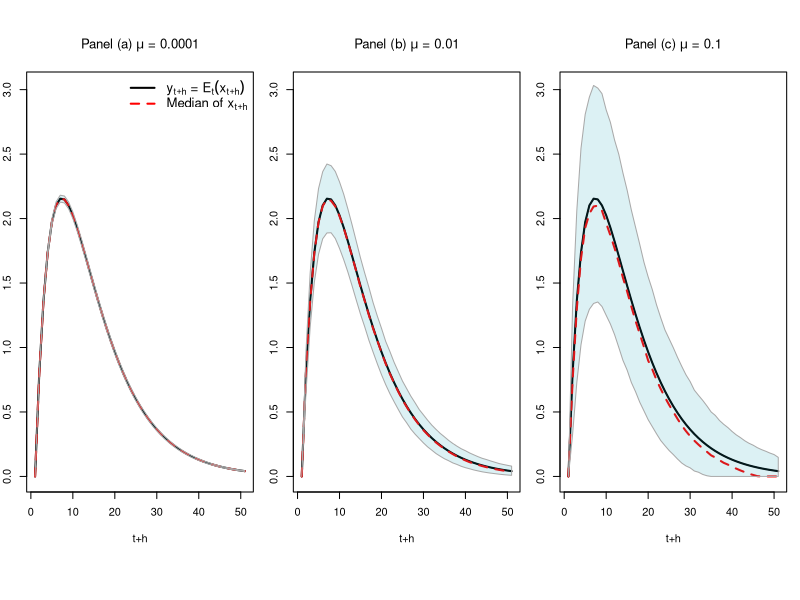

R code for this plot: (Note: this script raises an error after producing the figure.)
# ==============================================================================
# FIGURE 9. Effect of \mu on the conditional distribution
#           x_t|y_t \sim \gamma0 (y_t/\mu, \mu)
# Figure_gamma0.pdf
# FIGURE 10. Distribution of cumulated damages
# Figure_gamma0_Damages.pdf
# ==============================================================================

set.seed(123)

t <- 1:50
w <- .8^t
y <- 0
Y <- y
for(i in t){
  y <- .9*y + w[i]
  Y <- c(Y,y)
}

all.mu <- c(0.0001,.01,.1)

# ------------------------------------------------------------------------------
# Plots ----
# 1----
pdf(file="outputs/Figures/Figure_gamma0.pdf",pointsize=11,width=7, height=3)

par(mfrow=c(1,length(all.mu)))
par(plt=c(.1,.95,.18,.88))

all.main <- c(expression(paste("Panel (a) ",mu," = 0.0001",sep="")),
              expression(paste("Panel (b) ",mu," = 0.01",sep="")),
              expression(paste("Panel (c) ",mu," = 0.1",sep="")))

for(iii in 1:length(all.mu)){
  
  mu <- all.mu[iii]
  
  plot(Y,type="l",ylim=c(0,1.4*max(Y)),lwd=2,
       xlab="t+h",ylab="",
       main = all.main[iii])
  
  a  <- 0
  b  <- 1
  
  nb.replic <- 10000
  x <- matrix(0,nb.replic,1)
  X <- x
  for(i in t){
    Z <- rpois(nb.replic,1/mu*(a+b*Y[i+1]))
    x <- rgamma(nb.replic,shape=Z,scale=mu)
    X <- cbind(X,x)
  }
  
  lines(Y)
  
  q <- c(.1,.5,.9)
  Q <- apply(X,2,function(x){quantile(x,q)})
  
  lines(Q[2,],col="red",lty=2,lwd=2)
  
  tt <- 1:(max(t)+1)
  polygon(c(tt,rev(tt)),
          c(Q[1,],rev(Q[3,])),
          col="#18A7B526",border = "dark grey")
  
  if(iii==1){
    legend("topright",
           legend=c(expression(paste(y[t+h]," = ",E[t](x[t+h]),sep="")),
                    expression(paste("Median of ",x[t+h],sep=""))),
           lty=c(1,2),
           col=c("black","red"),
           #pch=c(1,0,3),
           cex=1.2,
           lwd=c(2,2,2),bty = "n")
  }
  
}

dev.off()


# 2----
all.h <- c(1,16,36)

pdf(file="outputs/Figures/Figure_gamma0_Damages.pdf",pointsize=11,width=7, height=3)

par(mfrow=c(1,length(all.h)))
par(plt=c(.1,.95,.15,.85))

T <- 2
w <- model_sol$parameters$a_D + model_sol$parameters$b_D*T

all.proba <- round(100*exp(-all.h*w/model_sol$parameters$mu_D))

gamma <- seq(0.00001,1,length.out=200)
n     <- length(gamma)
reduced.gamma <- .5 * gamma[2:n] + .5 * gamma[1:(n-1)]

x <- exp(seq(-2,2,length.out = 10000)) #grid for Proposition FOURIER
x <- seq(.00000001,10000,length.out = 100000)

jjj <- 0
for(h in all.h){
  jjj <- jjj + 1
  
  model <- list(y = h*w,
                mu = .0352)
  
  cdf  <- FOURIER(model,x,gamma)
  cdf <- pmax(pmin(cdf,1),0)
  for(i in 2:length(cdf)){
    if(cdf[i]<cdf[i-1]){
      cdf[i] <- cdf[i-1]
    }
  }

  tmp <- splinefun(x=gamma, y=cdf, method="hyman")
  
  fitted.cdf.values <- tmp(gamma)
  fitted.pdf.values <- diff(fitted.cdf.values) / (gamma[2] - gamma[1])

  plot(reduced.gamma,fitted.pdf.values,type="l",
       ylim=c(0,8),
       xlim=c(0,.6),
       col="white",
       las=1,
       main=paste("Horizon h = ",h," (",5*h," years)",sep=""),
       xlab=expression(paste("Sum of damages ",sum(D[t+i], i==1, h),sep="")))
  
  polygon(c(reduced.gamma,rev(reduced.gamma)),
          c(fitted.pdf.values,rev(0*fitted.pdf.values)),
          col="grey",border="black")
  
  eval(parse(text = gsub(" "," ",
                         paste("Text <- expression(paste('Proba. that ',sum(D[t+i], i==1, h),' = 0 is ',",
                               all.proba[jjj],",'%',
                        sep=''))",sep=""))))
  
  text(.3,5,Text,cex=1)
  text(.3,4.3,
       "(Dirac mass at zero)",
       cex=1)
}


dev.off()



